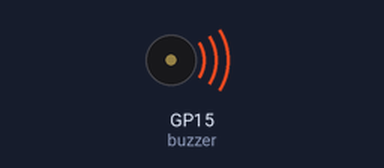
A program run on a simulated Raspberry Pi Pico running MicroPython. On the bench: buzzer (waves = sounding). At 1.5 s the program stops and its outputs stay as they are.

Above: at 0.2 s.
Timing chart, 0 to 3.0 s (numbered marks = the images above):
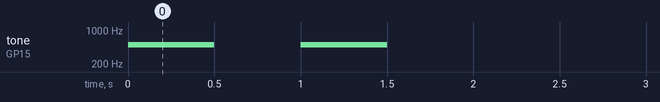

The program:

buzzer.py
```python
#-----------------------------------------------------------------------------#
# Buzzer control with Pulse Width Modulation
#
# Micropython code for Raspberry Pi Pico w
#
# File     : buzzer.py
# Source   : https://github.com/RPiSpy/pi-pico
#
# Desc     : Sound a buzzer using PWM
# Hardware : Pi Pico or Pi Pico W
#            Buzzer (passive type with "+" pin)
# Software : n/a
#
# Author   : Matt Hawkins
# Website  : https://www.raspberrypi-spy.co.uk/
#-----------------------------------------------------------------------------#

import time
from machine import Pin,PWM

# Create PWM object
buzzer = PWM(Pin(15))

# Set frequency
buzzer.freq(500)

# Sound tone
buzzer.duty_u16(5000)
time.sleep(0.5)
buzzer.duty_u16(0)

# Wait 0.5 seconds
time.sleep(0.5)

# Sound tone
buzzer.duty_u16(20000)
time.sleep(0.5)
buzzer.duty_u16(0)
```

Measured:
- by itself, tone on GP15 (buzzer): alternates 500 Hz for 0.50 s and silent for 0.50 s, 4 changes in all, then stays silent
